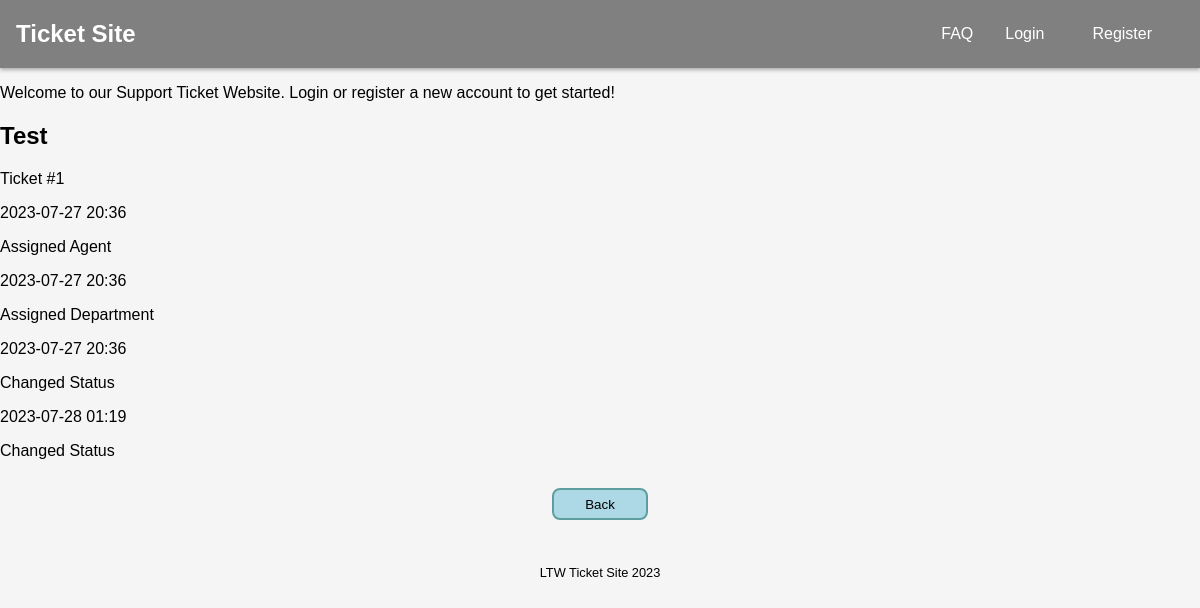
Screenshot of /pages/tickethistory.php?id=1 with the database file from the repository.
### tables this page shows
CREATE TABLE tickets (
    id INTEGER PRIMARY KEY AUTOINCREMENT,
    subject TEXT NOT NULL,
    content TEXT,
    created DATE NOT NULL,
    updated DATE,
    submitter_id INTEGER NOT NULL,
    assignee_id INTEGER,
    department_id INTEGER,
    status_id INTEGER NOT NULL,
    FOREIGN KEY (submitter_id) REFERENCES users(id),
    FOREIGN KEY (assignee_id) REFERENCES users(id),
    FOREIGN KEY (department_id) REFERENCES departments(id),
    FOREIGN KEY (status_id) REFERENCES status(id)
);

CREATE TABLE ticket_changes (
    id INTEGER PRIMARY KEY AUTOINCREMENT,
    ticket_id INTEGER NOT NULL,
    user_id INTEGER NOT NULL, --user that made the change
    changed_field TEXT NOT NULL,
    old_version TEXT,
    new_version TEXT NOT NULL,
    date DATE NOT NULL,
    FOREIGN KEY (ticket_id) REFERENCES tickets(id),
    FOREIGN KEY (user_id) REFERENCES users(id)
);

### pages/tickethistory.php (called while the page is built, shortened)
<?php
$db = getDataBaseConnection();
require_once('../templates/common.tpl.php');
require_once('../templates/ticket.tpl.php');
require_once('../database/classes/ticket.class.php');
$ticket = Ticket::getTicket($db, intval($_GET['id']));
$history = Ticket::getTicketHistory($db, intval($_GET['id']));
drawTicketHistory($ticket, $history);
?>

### database/classes/ticket.class.php (called while the page is built, shortened)
<?php
    class Ticket {
        public function __construct(int $id, string $subject, ?string $content, string $created, ?string $updated, int $submitter_id,
                                    ?int $assignee_id, $department_id, int $status_id) {
            $this->id = $id;
            $this->subject = $subject;
        }
        static function getTicket(PDO $db, int $id) : ?Ticket {
            $stmt = $db->prepare('SELECT * FROM tickets WHERE id = ?');
            $stmt->execute(array($id));
            $ticket = $stmt->fetch();
            if($ticket){
                return new Ticket($ticket['id'], $ticket['subject'], $ticket['content'],
                                    $ticket['created'], $ticket['updated'],
                                    $ticket['submitter_id'], $ticket['assignee_id'],
                                    $ticket['department_id'], $ticket['status_id']);
            }
            else return null;
        }
        static function getTicketHistory(PDO $db, int $id) : array {
            $stmt = $db->prepare('SELECT * FROM ticket_changes WHERE ticket_id = ?');
            $stmt->execute(array($id));
            $changes = array();
            while($change = $stmt->fetch()){
                $changes[] = array('user_id' => $change['user_id'], 'changed_field' => $change['changed_field'],
                                'old_version' => $change['old_version'], 'new_version' => $change['new_version'],
                                'date' => $change['date']);
            }
            return $changes;
        }
    }
?>

### templates/ticket.tpl.php (the view, shortened to what this page needs)
<?php function drawTicketHistory(Ticket $ticket, array $history) { ?>
    <h2><?=$ticket->subject?></h2>
    <p>Ticket #<?=$ticket->id?></p>
    <?php foreach($history as $change) {?>
        <p><?=$change['date']?></p>
        <p><?=$change['changed_field']?></p>
    <?php } ?>
<?php } ?>

### css/style.css (style rules this page uses)
body { font-family: Arial, Helvetica, sans-serif; background-color: whitesmoke; margin: 0; padding: 0; }

### rows the page displays
tickets: subject "Test", id "1"
ticket_changes: date "2023-07-27 20:36", changed_field "Assigned Agent"
ticket_changes: date "2023-07-27 20:36", changed_field "Assigned Department"
ticket_changes: date "2023-07-27 20:36", changed_field "Changed Status"
ticket_changes: date "2023-07-28 01:19", changed_field "Changed Status"

### other values shown
$text "Back"
